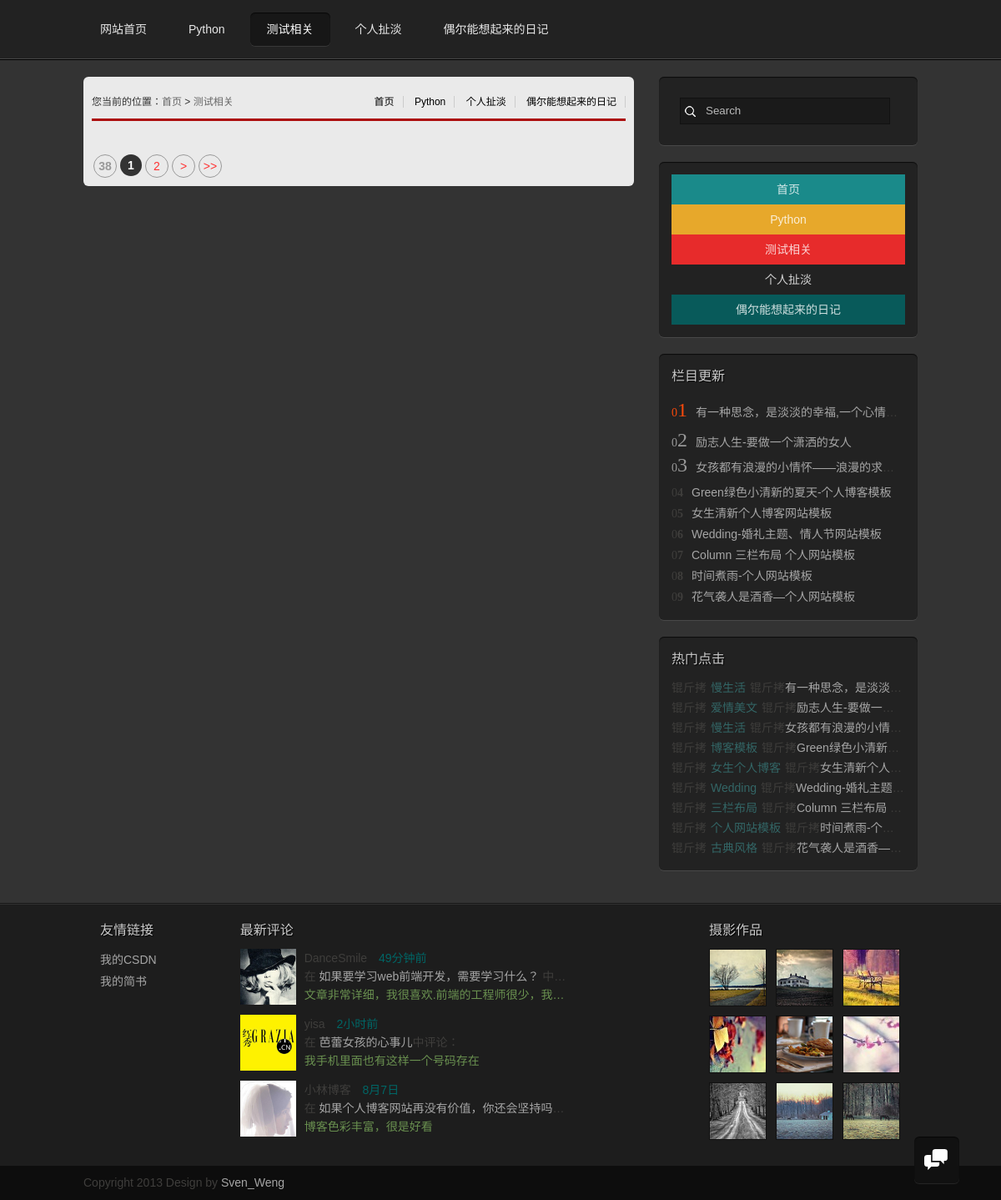
The app's page /grzx/abouttest/, older data.
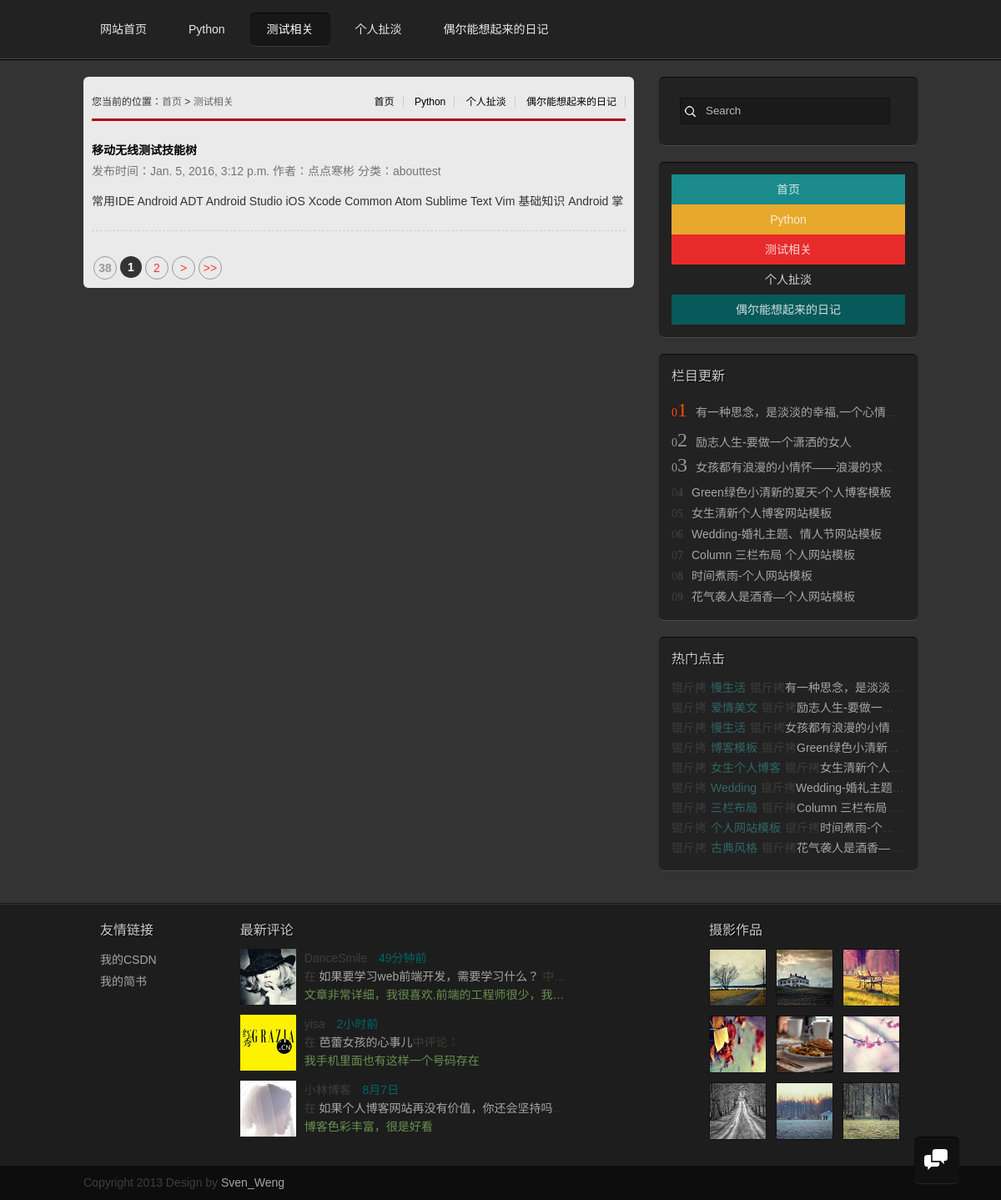
The same page, newer data.
### grzx/models.py (models this page shows)
class BlogBody(models.Model):
    blog_title = models.CharField(max_length=50)
    blog_body = models.TextField()
    blog_type = models.CharField(max_length=50)
    blog_timestamp = models.DateTimeField()
    blog_imgurl = models.CharField(max_length=50, blank=True, null=True)
    blog_author = models.CharField(max_length=20, null=True)

### grzx/views.py (the view)
def abouttest(request):
    test_blog = BlogBody.objects.filter(blog_type='abouttest')[::-1]
    return render(request, 'test_list.html', {'test_blog': test_blog})

### grzx/templates/test_list.html
{% extends "base.html" %}
{% block bodycontent %}
<div id="mainbody">
  <div class="blogs">
    <div class="newlist">
  <h2><span>
      <a href="/">首页</a>
      <a href="/grzx/Python">Python</a>
      <a href="/grzx/mytalk/">个人扯淡</a>
      <a href="/grzx/diary/">偶尔能想起来的日记</a>
</span>您当前的位置：<a href="/">首页</a>&nbsp;>&nbsp;<a href="/grzx/abouttest/">测试相关</a></h2>
<ul>
    {% for x in test_blog %}
        <p class="ptit"><b><a href="{% url 'article' x.id %}"> {{ x.blog_title }}</a></b></p>
        <p class="ptime">发布时间：{{ x.blog_timestamp }} 作者：{{ x.blog_author }}  分类：{{ x.blog_type }} </p>
        <div class="pcon">{{ x.blog_body | slice:":100"}}</div>
        <div class="line"></div>
    {% endfor %}
</ul>
<div class="page">
    <a title="Total record"><b>38</b></a>
    <b>1</b><a href="/jstt/index_2.html">2</a>
    <a href="/jstt/index_2.html">></a>
    <a href="/jstt/index_2.html">>></a></div>
</div>
    <aside>
      <div class="search">
        <form class="searchform" method="get" action="#">
          <input type="text" name="s" value="Search" onfocus="this.value=''" onblur="this.value='Search'">
        </form>
      </div>
      <div class="sunnav">
        <ul>
          <li><a href="/">首页</a></li>
          <li><a href="/grzx/Python">Python</a></li>
          <li><a href="/grzx/abouttest">测试相关</a></li>
          <li><a href="/grzx/mytalk/">个人扯淡</a></li>
          <li><a href="/grzx/diary/">偶尔能想起来的日记</a></li>
        </ul>
      </div>
      <div class="tuijian">
        <h2>栏目更新</h2>
        <ol>
          <li><span><strong>1</strong></span><a href="/">有一种思念，是淡淡的幸福,一个心情一行文字</a></li>
          <li><span><strong>2</strong></span><a href="/">励志人生-要做一个潇洒的女人</a></li>
          <li><span><strong>3</strong></span><a href="/">女孩都有浪漫的小情怀――浪漫的求婚词</a></li>
          <li><span><strong>4</strong></span><a href="/">Green绿色小清新的夏天-个人博客模板</a></li>
          <li><span><strong>5</strong></span><a href="/">女生清新个人博客网站模板</a></li>
          <li><span><strong>6</strong></span><a href="/">Wedding-婚礼主题、情人节网站模板</a></li>
          <li><span><strong>7</strong></span><a href="/">Column 三栏布局 个人网站模板</a></li>
          <li><span><strong>8</strong></span><a href="/">时间煮雨-个人网站模板</a></li>
          <li><span><strong>9</strong></span><a href="/">花气袭人是酒香―个人网站模板</a></li>
        </ol>
      </div>
      <div class="clicks">
        <h2>热门点击</h2>
        <ol>
          <li><span><a href="/">慢生活</a></span><a href="/">有一种思念，是淡淡的幸福,一个心情一行文字</a></li>
          <li><span><a href="/">爱情美文</a></span><a href="/">励志人生-要做一个潇洒的女人</a></li>
          <li><span><a href="/">慢生活</a></span><a href="/">女孩都有浪漫的小情怀――浪漫的求婚词</a></li>
          <li><span><a href="/">博客模板</a></span><a href="/">Green绿色小清新的夏天-个人博客模板</a></li>
          <li><span><a href="/">女生个人博客</a></span><a href="/">女生清新个人博客网站模板</a></li>
          <li><span><a href="/">Wedding</a></span><a href="/">Wedding-婚礼主题、情人节网站模板</a></li>
          <li><span><a href="/">三栏布局</a></span><a href="/">Column 三栏布局 个人网站模板</a></li>
          <li><span><a href="/">个人网站模板</a></span><a href="/">时间煮雨-个人网站模板</a></li>
          <li><span><a href="/">古典风格</a></span><a href="/">花气袭人是酒香―个人网站模板</a></li>
        </ol>
      </div>
    </aside>
  </div>
</div>
{% endblock bodycontent %}

Row changes from the older to the newer data that the page shows:
added BlogBody: blog_title "移动无线测试技能树", blog_timestamp "Jan. 5, 2016, 3:12 p.m.", blog_author "点点寒彬", blog_type "abouttest", blog_body "常用IDE Android ADT Android Studio iOS Xcode Common Atom Sublime Text Vim 基础知识 Android 掌"
